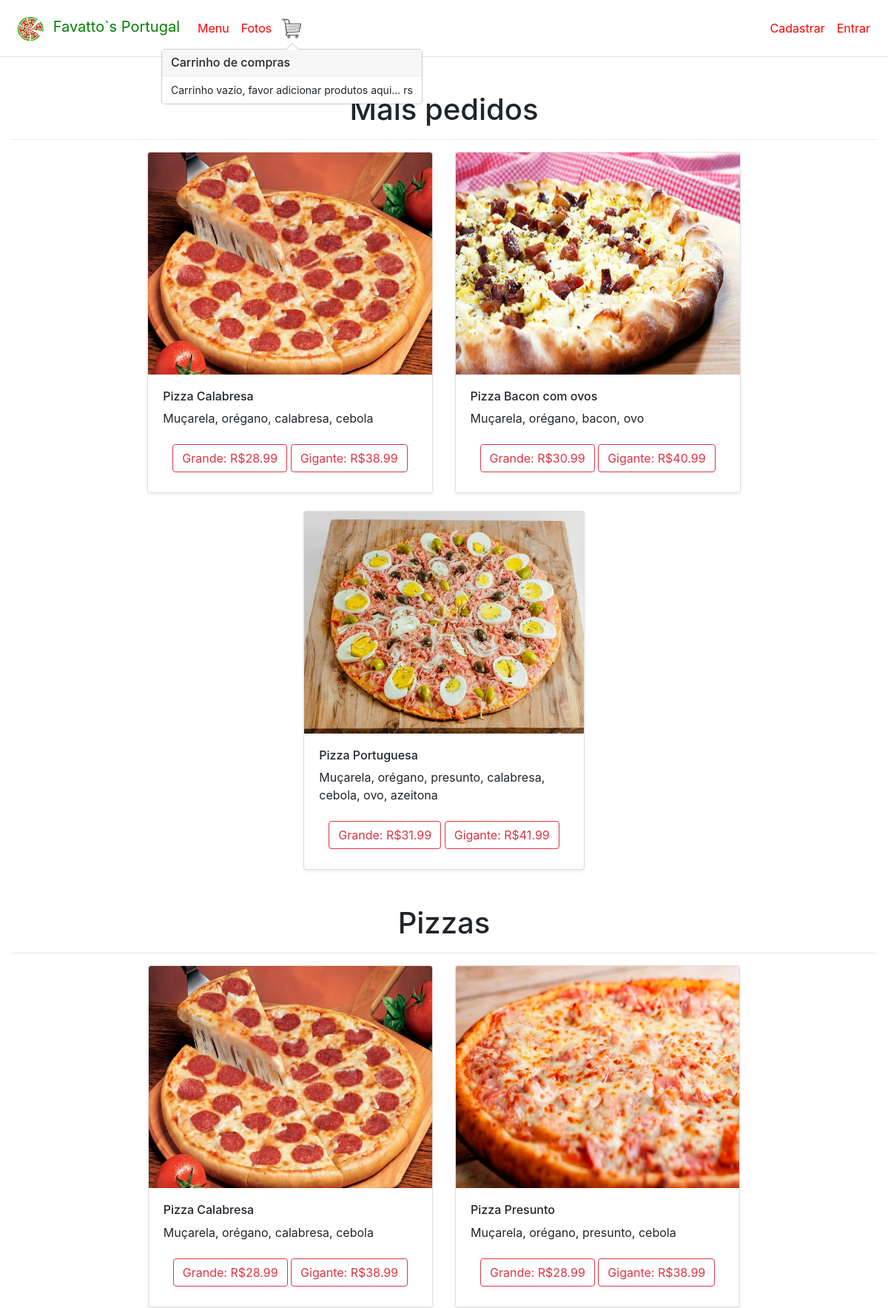
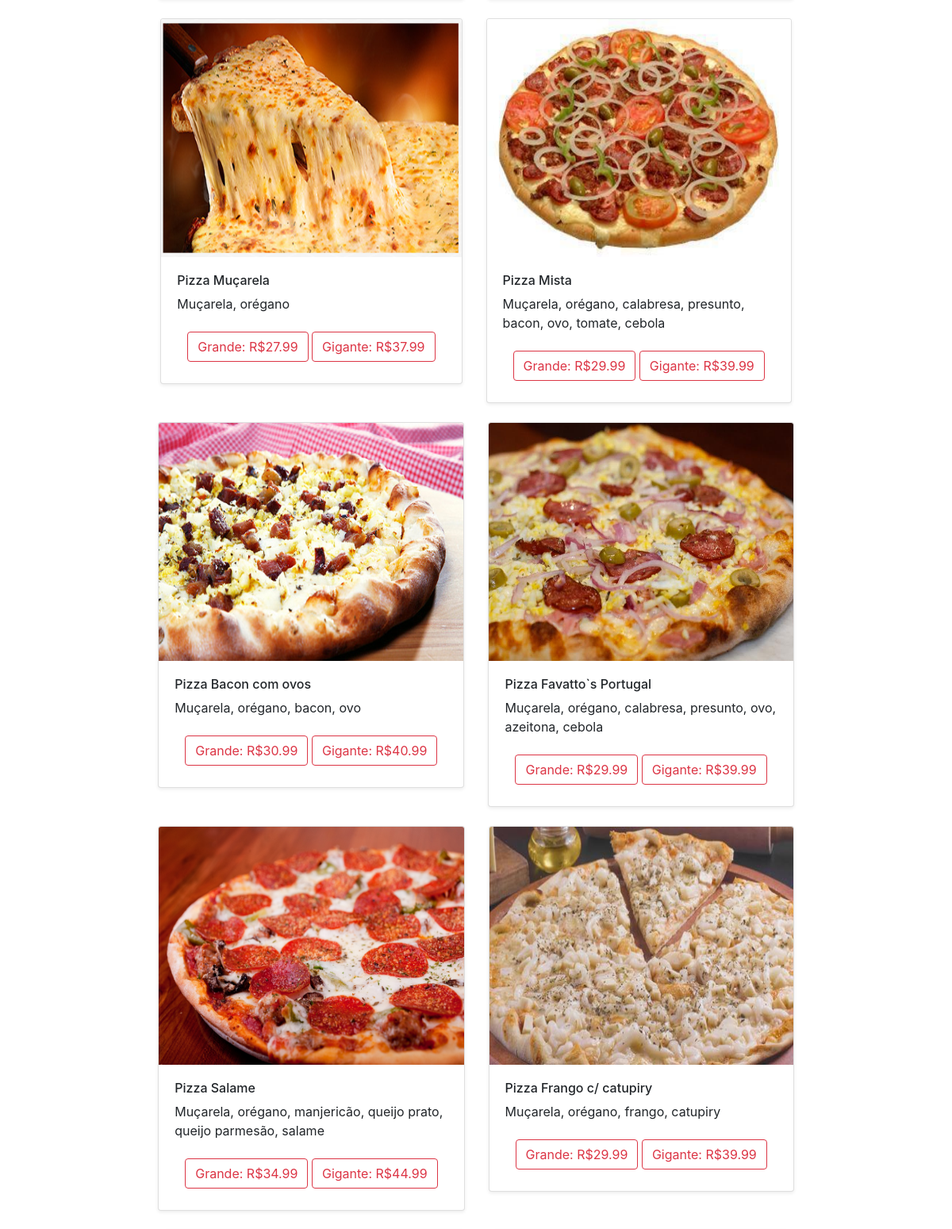
/Inicial/index.php (upper part), run on the app's committed database (2 pictures, top to bottom).
### tables this page shows
CREATE TABLE produto(
    id int AUTO_INCREMENT,
    nome varchar(50),
    descricao varchar (300),
    qtdd_vendida int,
    preco_normal float,
    preco_grande float,
    preco_gigante float,
    categoria int,
    imagem varchar(2048),
    estado boolean,
    primary key (id),
    foreign key (categoria) references categoria(id)
);

### Inicial/CarrinhoCtrl.php (called while the page is built)
<?php
    class CarrinhoCtrl {
        public function getCarrinho($session) {
            if (!isset($session["carrinho"]))
            {
                $session["carrinho"] = [];
            }
            return $session["carrinho"];
        }
    }
?>

### Inicial/model.php (called while the page is built, shortened)
<?php
function PegarProdutos($categoria){
    $con = CriarConexao();
    $consulta = $con->prepare("SELECT * FROM produto WHERE categoria = :categoria");
    $consulta->bindValue(':categoria', $categoria);
    $consulta->execute();
    $dados = $consulta->fetchAll();
    return $dados;
}
function MaisPedido(){
    $con = CriarConexao();
    $consulta = $con->prepare("SELECT * FROM produto ORDER BY qtdd_vendida DESC");
    $consulta->execute();
    $dados = $consulta->fetchAll();
    return $dados;
}
?>

### Inicial/ctrl.php (called while the page is built)
<?php
require_once("model.php");
function listarProdutos($categoria) {
    return PegarProdutos($categoria);
}
function listarMaisPedidos(){
    return MaisPedido();
}
?>

### Inicial/index.php (the view, shortened to what this page needs)
<!doctype html>
<html>
<head>
  <link rel="stylesheet" href="../Estilo/Perfil.css">
  <link rel="stylesheet" href="../Estilo/bootstrap-4.1.3-dist/css/bootstrap.min.css">
</head>
<body>
  <nav class="navbar navbar-expand-sm bg navbar fixed-top border-bottom">
      <a class="navbar-brand" href="../Inicial/index.php">
              <img src="../Imagens/favatto.png" alt="Logo" style="width: 50px">
              Favatto`s Portugal
      </a>
      <div class="collapse navbar-collapse" id="collapsibleNavbar">
      <ul class="navbar-nav">
        <li class="nav-item dropdown">
          <a class="nav-link" href="../Inicial/index.php">Menu</a>
        </li>
        <li class="nav-item">
          <a class="nav-link" href="../Fotos/pagfotosView.php">Fotos</a>
        </li>
        <li class="nav-item">
          <img src="../Imagens/carrinho.png" style="width:40px" class="carrinho" data-toggle="popover" data-popover-content="#a1" data-placement="top">
          <div id="a1" class="invisible" style="width: 0px; height: 0px;">
            <div class="popover-heading">
              Carrinho de compras
            </div>
            <div id="carrinho" class="popover-body">
            <?php
             require_once "CarrinhoCtrl.php";
             $ctrl = new CarrinhoCtrl();
             $carrinho = $ctrl->getCarrinho($_SESSION);
             if(count($carrinho) == null){
               echo 'Carrinho vazio, favor adicionar produtos aqui... rs';
             }
              ?>
            </div>
          </div>
        </li>
      </ul>
    </div>
    <?php
    if (!isset($_SESSION["logi"])) {
      echo '
      <div class ="collapse navbar-collapse" id="collapsibleNavbar">
      <ul class ="navbar-nav ml-auto">
      <li class="nav-item">
       <a class="nav-link" href="../Cadastro/CadastroView.php">Cadastrar</a>
      </li>
      <li class="nav-item">
       <a class="nav-link" href="../Login/LoginView.php">Entrar</a>
      </li>
      </ul>
        </div>';
    }
    ?>
  </nav>
  <div class="container-fluid" style="margin-top: 100px;">
    <br>
    <h1 style="text-align: center">Mais pedidos </h1>
    <hr>
    <div class="row justify-content-center">
      <?php
        require_once("ctrl.php");
        $produto = listarMaisPedidos();
        for($i=0;$i<3;$i++){
          ?>
          <div class="col-md-4" style="max-width: 777px;">
          <div class="card mb-4 shadow-sm">
            <img class="card-img-top" style="height: 300px" src="<?php echo $produto[$i]['imagem']; ?>" alt="<?php echo $produto[$i]['nome']; ?>">
            <div class="card-body">
              <h6> <?php echo $produto[$i]['nome']; ?> </h6>
              <p class="card-text"><?php echo $produto[$i]['descricao']; ?></p>
              <div class="d-flex justify-content-between align-items-center">
              <div class="btn">
                  <?php
                  require_once("../PagUsuario/PerfilCtrl.php");
                    if (isset($login)) {
                      $dados = PegardadosCtrl($login);
                      if ($dados['adm']) {
                        ?>
                      <a class="btn btn-bg btn-outline-success" href="../EditarProduto/EditarPView.php?id=<?php echo $produto[$i]["id"]?>&categoria=1">Editar</a>
                      <button class="btn btn-bg btn-outline-danger" onclick="excluir_prod(<?php echo $produto[$i]['id']?>)">Excluir</button>
                      <?php
                      }
                      else{
                        if($produto[$i]['categoria'] == 1 or $produto[$i]['categoria'] == 4){
                      ?>
                        <button type="button" class="btn btn-bg btn-outline-danger" onclick="adicionar_carrinho(<?php echo $produto[$i]['id'] ?>,'<?php echo $produto[$i]['nome'] ?>', 'grande', <?php echo $produto[$i]['preco_grande'] ?>, '<?php echo $produto[$i]['descricao'] ?>' );"><?php echo "Grande: R$" . $produto[$i]['preco_grande'] ?></button>
                        <button type="button" class="btn btn-bg btn-outline-danger" onclick="adicionar_carrinho(<?php echo $produto[$i]['id'] ?>,'<?php echo $produto[$i]['nome'] ?>','gigante', <?php echo $produto[$i]['preco_gigante'] ?>, '<?php echo $produto[$i]['descricao'] ?>' );"><?php echo "Gigante: R$" . $produto[$i]['preco_gigante'] ?></button>
                      <?php
                          }else{
                      ?>
                        <button type="button" class="btn btn-bg btn-outline-danger" onclick="adicionar_carrinho(<?php echo $produto[$i]['id'] ?>,'<?php echo $produto[$i]['nome'] ?>', '', <?php echo $produto[$i]['preco_normal'] ?>, '<?php echo $produto[$i]['descricao'] ?>' );"><?php echo "Preço: R$" . $produto[$i]['preco_normal'] ?></button>
                        <?php
                          }
                      }
                    }
                      elseif (!isset($login) || !$dados['adm']) {
                      if($produto[$i]['categoria'] == 1 or $produto[$i]['categoria'] == 4){
                      ?>
                    <button type="button" class="btn btn-bg btn-outline-danger" onclick="adicionar_carrinho(<?php echo $produto[$i]['id'] ?>,'<?php echo $produto[$i]['nome'] ?>', 'grande', <?php echo $produto[$i]['preco_grande'] ?>, '<?php echo $produto[$i]['descricao'] ?>' );"><?php echo "Grande: R$" . $produto[$i]['preco_grande'] ?></button>
                    <button type="button" class="btn btn-bg btn-outline-danger" onclick="adicionar_carrinho(<?php echo $produto[$i]['id'] ?>,'<?php echo $produto[$i]['nome'] ?>','gigante', <?php echo $produto[$i]['preco_gigante'] ?>, '<?php echo $produto[$i]['descricao'] ?>' );"><?php echo "Gigante: R$" . $produto[$i]['preco_gigante'] ?></button>
                    <?php
                      }
                    }
                    ?>
              </div>
              </div>
            </div>
          </div>
        </div>
      <?php
        }
      ?>
      </div>
    <br>
    <h1 style="text-align: center">Pizzas </h1>
    <hr>
    <div class="row justify-content-center">
      <?php
      $produtos = listarProdutos(1);
      foreach ($produtos as $produto) {
        ?>
        <div class="col-md-4" style="max-width: 777px;">
          <div class="card mb-4 shadow-sm">
            <img class="card-img-top" style="height: 300px" src="<?php echo $produto['imagem']; ?>" alt="<?php echo $produto['nome']; ?>">
            <div class="card-body">
              <h6> <?php echo $produto['nome']; ?> </h6>
              <p class="card-text"><?php echo $produto['descricao']; ?></p>
              <div class="d-flex justify-content-between align-items-center">
              <div class="btn">
                  <?php
                  require_once("../PagUsuario/PerfilCtrl.php");
                    if (isset($login)) {
                      $dados = PegardadosCtrl($login);
                      if ($dados['adm']) {
                        ?>
                      <a class="btn btn-bg btn-outline-success" href="../EditarProduto/EditarPView.php?id=<?php echo $produto["id"]?>&categoria=1">Editar</a>
                      <button class="btn btn-bg btn-outline-danger" onclick="excluir_prod(<?php echo $produto['id']?>)">Excluir</button>
                      <?php
                      }
                      else{
                      ?>
                        <button type="button" class="btn btn-bg btn-outline-danger" onclick="adicionar_carrinho(<?php echo $produto['id'] ?>,'<?php echo $produto['nome'] ?>', 'grande', <?php echo $produto['preco_grande'] ?>, '<?php echo $produto['descricao'] ?>' );"><?php echo "Grande: R$" . $produto['preco_grande'] ?></button>
                        <button type="button" class="btn btn-bg btn-outline-danger" onclick="adicionar_carrinho(<?php echo $produto['id'] ?>,'<?php echo $produto['nome'] ?>','gigante', <?php echo $produto['preco_gigante'] ?>, '<?php echo $produto['descricao'] ?>' );"><?php echo "Gigante: R$" . $produto['preco_gigante'] ?></button>
                      <?php
                      }
                    }
                    elseif (!isset($login) || !$dados['adm']) {
                      ?>
                    <button type="button" class="btn btn-bg btn-outline-danger" onclick="adicionar_carrinho(<?php echo $produto['id'] ?>,'<?php echo $produto['nome'] ?>', 'grande', <?php echo $produto['preco_grande'] ?>, '<?php echo $produto['descricao'] ?>' );"><?php echo "Grande: R$" . $produto['preco_grande'] ?></button>
                    <button type="button" class="btn btn-bg btn-outline-danger" onclick="adicionar_carrinho(<?php echo $produto['id'] ?>,'<?php echo $produto['nome'] ?>','gigante', <?php echo $produto['preco_gigante'] ?>, '<?php echo $produto['descricao'] ?>' );"><?php echo "Gigante: R$" . $produto['preco_gigante'] ?></button>
                    <?php
                    }
                    ?>
              </div>
              </div>
            </div>
          </div>
        </div>
      <?php
      }
      ?>
    </div>
    <br>
    <br>
  </div>
</body>
</html>

### Inicial/index.php (style rules this page uses)
nav { background-color: white; }
.nav-link { color: red; }
.navbar-brand { color:green; }

### data on the page
produto: imagem (picture), nome "Pizza Calabresa", descricao "Muçarela, orégano, calabresa, cebola", preco_grande "28.99", preco_gigante "38.99"
produto: imagem (picture), nome "Pizza Bacon com ovos", descricao "Muçarela, orégano, bacon, ovo", preco_grande "30.99", preco_gigante "40.99"
produto: imagem (picture), nome "Pizza Portuguesa", descricao "Muçarela, orégano, presunto, calabresa, cebola, ovo, azeitona", preco_grande "31.99", preco_gigante "41.99"
produto: imagem (picture), nome "Pizza Presunto", descricao "Muçarela, orégano, presunto, cebola", preco_grande "28.99", preco_gigante "38.99"
produto: imagem (picture), nome "Pizza Muçarela", descricao "Muçarela, orégano", preco_grande "27.99", preco_gigante "37.99"
produto: imagem (picture), nome "Pizza Mista", descricao "Muçarela, orégano, calabresa, presunto, bacon, ovo, tomate, cebola", preco_grande "29.99", preco_gigante "39.99"
produto: imagem (picture), nome "Pizza Favatto`s Portugal", descricao "Muçarela, orégano, calabresa, presunto, ovo, azeitona, cebola", preco_grande "29.99", preco_gigante "39.99"
produto: imagem (picture), nome "Pizza Salame", descricao "Muçarela, orégano, manjericão, queijo prato, queijo parmesão, salame", preco_grande "34.99", preco_gigante "44.99"
produto: imagem (picture), nome "Pizza Frango c/ catupiry", descricao "Muçarela, orégano, frango, catupiry", preco_grande "29.99", preco_gigante "39.99"
